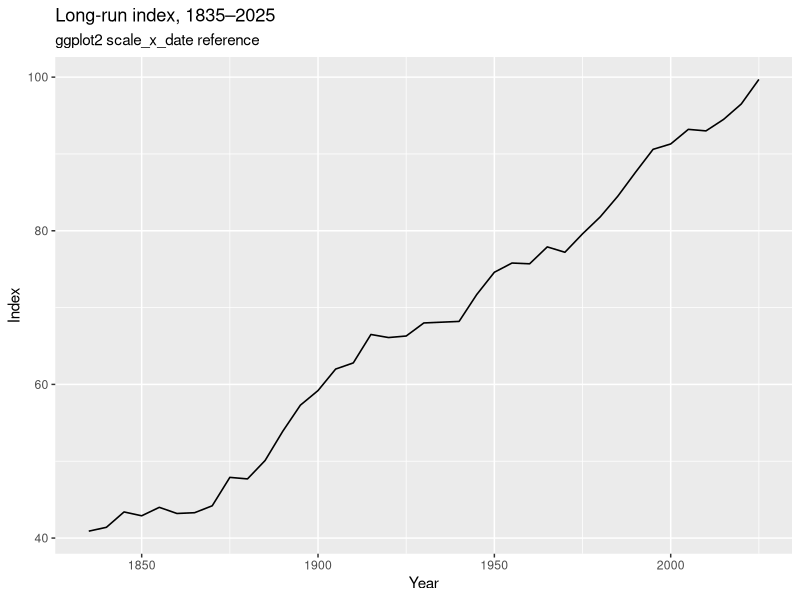

The R source for this figure:
library(ggplot2)
d <- read.csv('artifacts/scale-equivalence/pr1-temporal-semantics/fixture.csv')
d$date <- as.Date(paste0(d$year, '-01-01'))
p <- ggplot(d, aes(date, value)) +
  geom_line(linewidth = 0.55) +
  labs(title = 'Long-run index, 1835–2025', subtitle = 'ggplot2 scale_x_date reference', x = 'Year', y = 'Index') +
  theme_grey(base_size = 11)
ggsave('artifacts/scale-equivalence/pr1-temporal-semantics/ggplot2-reference.png', p, width = 6.4, height = 4, dpi = 100)
writeLines(capture.output(ggplot_build(p)$layout$panel_params[[1]]$x$get_labels()), 'artifacts/scale-equivalence/pr1-temporal-semantics/ggplot2-labels.txt')
